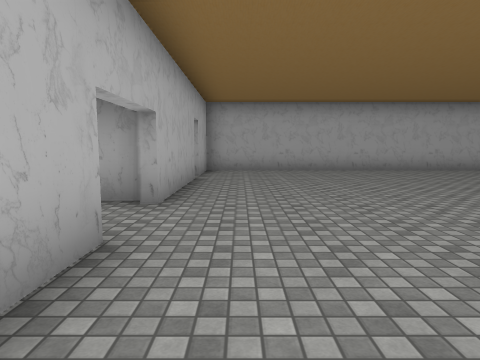
View 1 (above)

21 first-person views from a walk through a Unity game level. The camera is 1.4 m above the floor, tilts 6° down and sees 75° across. The floor is counted in squares, 1.8 m on a side. Each view is taken from the middle of a square. On the plan, view 1 faces up. The plan holds only what a view shows up to about 11 squares ahead; the rest is blank. The place goes on beyond the plan. The player is left out. Some surface patterns are stand-ins.

View 2
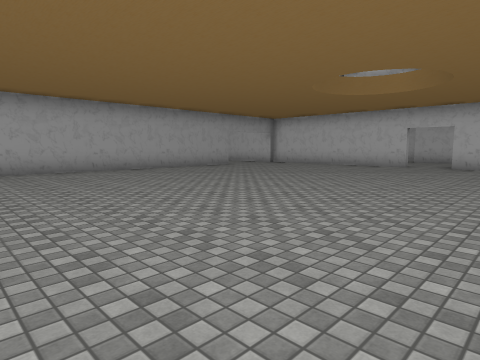

View 3
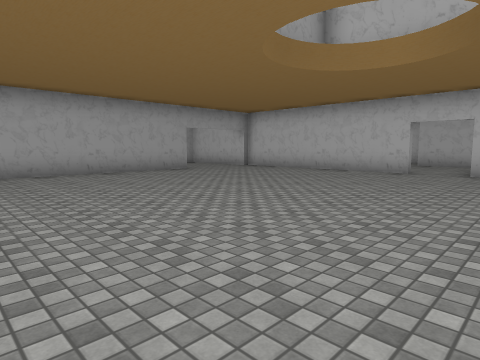

View 4
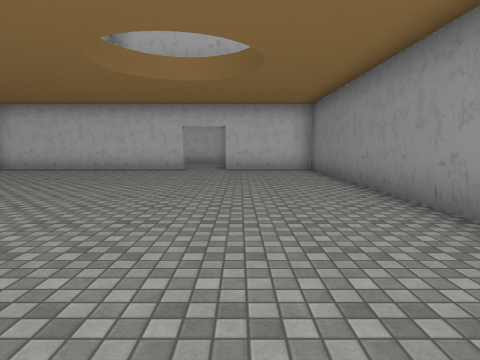

View 5
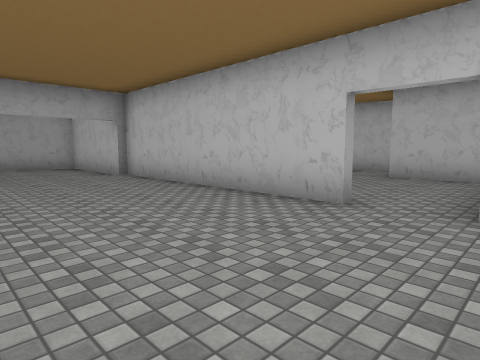

View 6
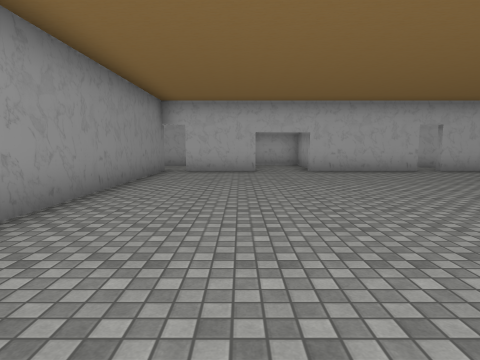

View 7
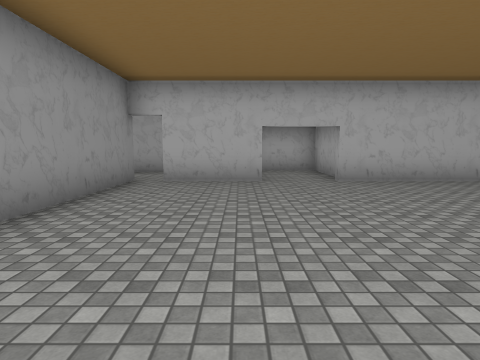

View 8
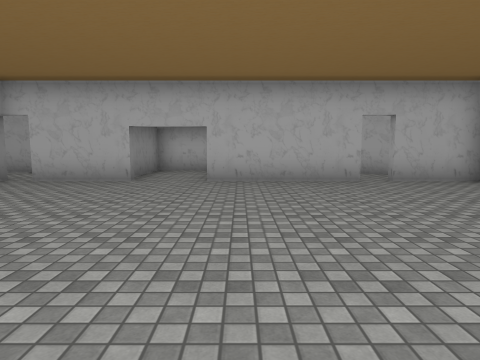

View 9
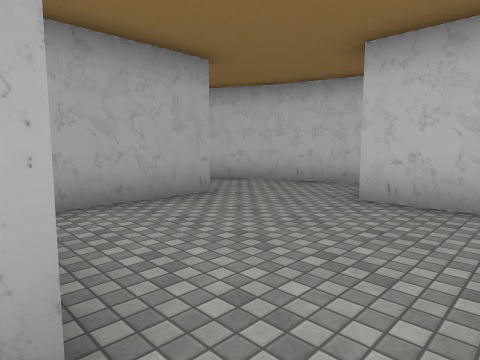

View 10
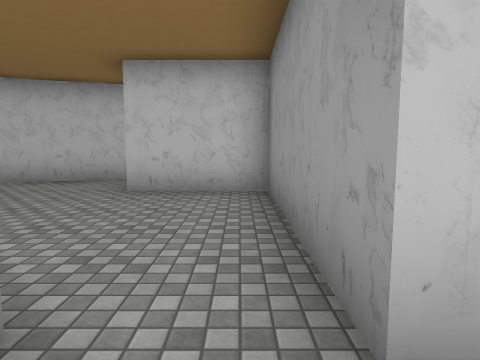

View 11
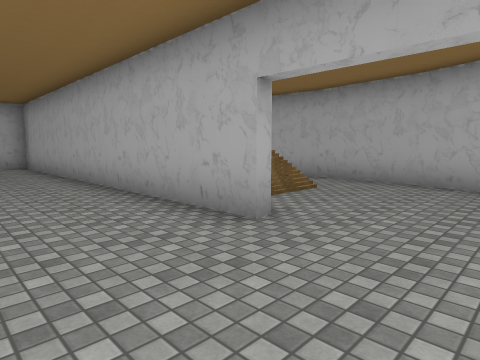

View 12
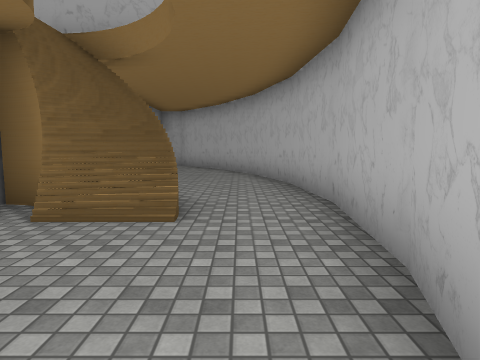

View 13
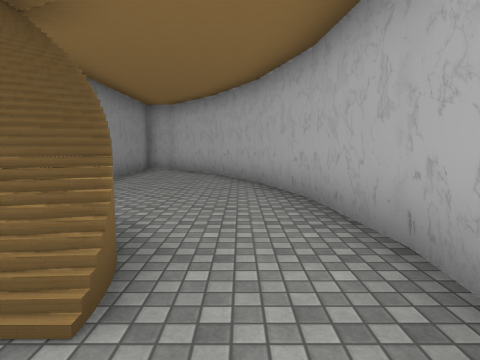

View 14
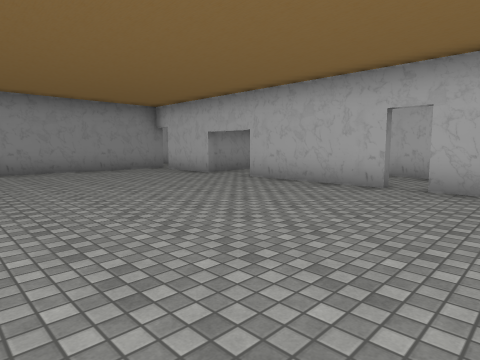

View 15
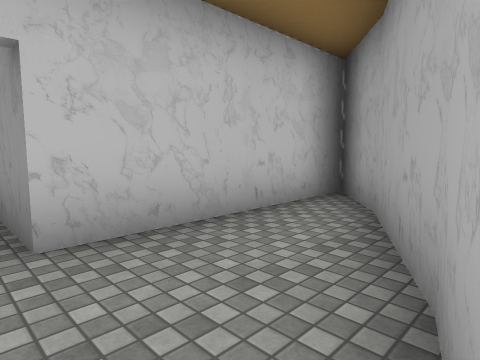

View 16
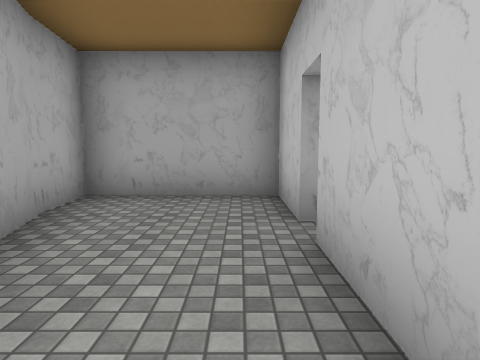

View 17
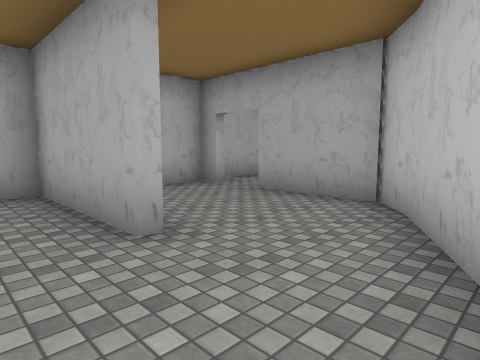

View 18
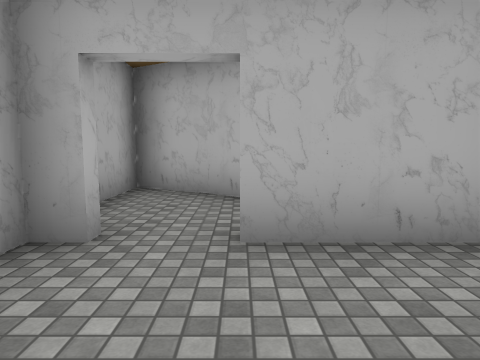

View 19
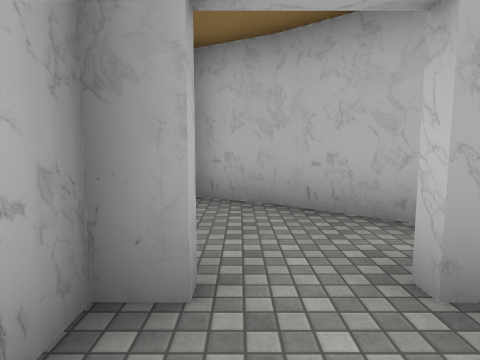

View 20
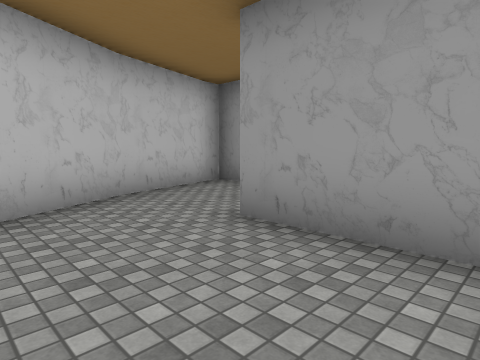

View 21
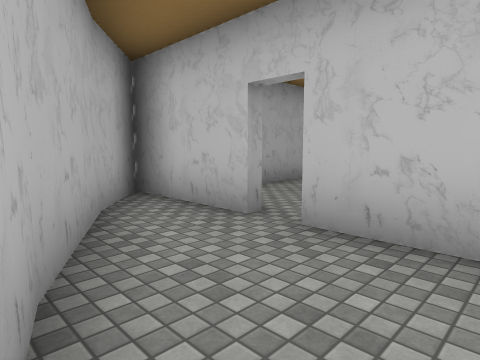

### Floor plan
Points are (right, up) in squares from view 1. A wall is a line through its corners. A room is listed if a view was taken in it or the views show most of it. See-through windows are left out.
Room 1 (views 1, 2, 3, 4, 5, 6, 7, 8, 10, 11, 12, 13, 14)
walls: (5.9, 10.5) (-1.1, 10.5) (-1.1, 8.5); (9.9, 10.5) (8.5, 10.5); (-1.1, 7.9) (-1.1, 4.2); (12.8, 10.4) (12.8, 13.9); (13, 3.9) (13, 10.5); (-1.4, 4.5) (-4.5, 4.5) (-4.6, 3); (3, 14.4) (0.8, 13.3) (-1.1, 11.7); (-1.1, 10.8) (2, 10.8); (5.4, 15.1) (2.9, 14.4); (-1.1, 2.6) (-1.1, 0.2); (7.7, 15.3) (5.2, 15.1); (10.1, 15.1) (7.6, 15.3); (12.3, 14.4) (10, 15.1); (-1.4, -0.5) (13, -0.5) (13, 2.5); (-4.6, 3.1) (-4.5, 2.3) (-1.5, 2.3)
ways out: opening at (13, 3.5) to room 2; opening at (-1, 0) to room 3; opening at (-1, 8) to room 4
Room 2 (views 9, 17, 18, 19, 20)
walls: (16.6, 7.2) (13.3, 7.2); (14.2, 7.5) (16.5, 7.5); (19, 5) (19.7, 5); (19, 7.7) (17.8, 10); (19.7, 5.4) (19, 7.8); (17.9, 9.8) (17.3, 10.5) (15, 10.5); (13, 2.5) (17.5, 2.5) (17.5, 5); (13.8, 10.5) (13.3, 10.5) (13.3, 9.4)
ways out: opening at (13, 3.5) to room 1; opening at (14, 10) to room 5
Room 3 (views 15, 16)
walls: (-3.7, -1.5) (-2.5, -3.7); (-1.4, 0.2) (-1.4, 2) (-4.5, 2) (-4.4, 0.6); (-4.4, 0.7) (-3.6, -1.7); (-2.6, -3.7) (-1.4, -5.2) (-1.4, -0.5)
ways out: opening at (-1, 0) to room 1
Room 4 (view 21)
walls: (-3.7, 7.8) (-4, 6.8); (-1.4, 6.2) (-1.4, 7.8); (-1.4, 8.5) (-1.4, 11.3) (-2.5, 9.9) (-3.7, 7.7)
ways out: opening at (-1, 8) to room 1
Room 5 (no view inside)
walls: (13.8, 10.9) (13.8, 10.5); (14.5, 13.2) (13, 14) (13, 11.4); (15.9, 12.1) (14.4, 13.3)
ways out: opening at (14, 10) to room 2

Positions as (right, up) in squares from view 1, and headings:
1: (0, 0), facing up
2: (0, 0), facing up-right
3: (3, 1), facing up-right
4: (2, 2), facing right
5: (9, 2), facing up-right
6: (9, 2), facing left
7: (6, 2), facing left
8: (6, 5), facing left
9: (13, 3), facing up-right
10: (12, 3), facing right
11: (12, 8), facing up-left
12: (12, 14), facing left
13: (10, 14), facing left
14: (5, 10), facing down-left
15: (-4, 0), facing down-right
16: (-2, -3), facing up
17: (19, 6), facing up-left
18: (15, 8), facing up
19: (14, 9), facing up
20: (14, 10), facing down-right
21: (-4, 6), facing up-right
